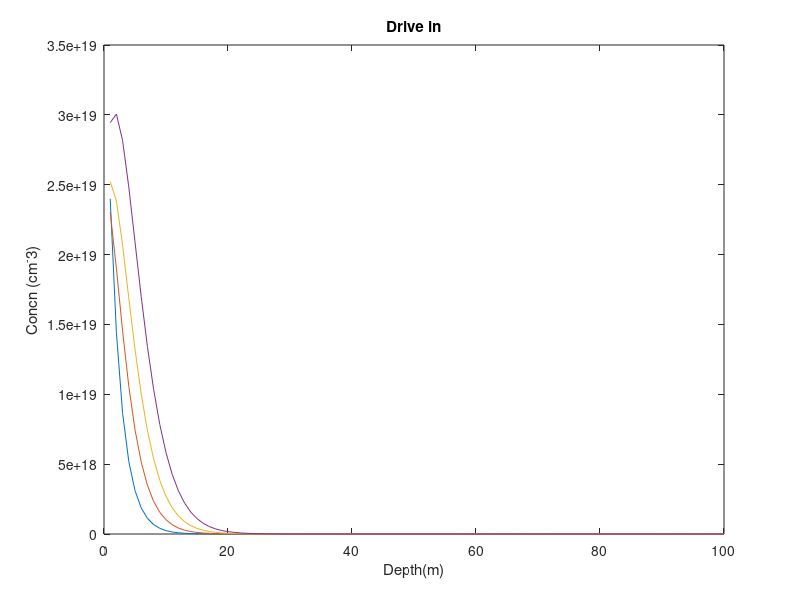

The MATLAB source for this figure:
clear all;
clc;
close all;
C=zeros(1,100);
 
C(1:2)=2e19;
iterations=4;
 for runs=1:iterations
    for i=1:1:99
        if i==1
             C(i)=0.6*(C(i+1)+C(i));
        else
             C(i)=0.6*(C(i-1)+C(i+1)); 
        end
    end
    plot(C);
    hold on;
    title('Drive in');
    xlabel('Depth(m)');
    ylabel('Concn (cm^-3)');
    drawnow;
    F(runs) = getframe(gcf);
  
end
